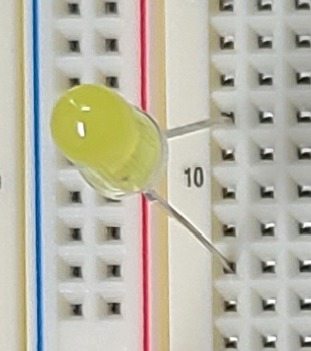
#> input picture temp/led1.JPG, 311 x 351 px, found by its file name
$ python test999.py
#> lines starting #> are read from the running program, lines starting #| are printed output that depends on the picture; after the words box and inside, x2 and y2 are one past the last pixel; in counts of white or black regions, pixels touching at a corner belong together
import cv2
import numpy as np
from scipy.signal import find_peaks
from collections import defaultdict
import os

def radial_scan_for_leads(img, centroid, hull, num_rays=72, min_distance=50, debug=False):
    """
    중심에서 방사형으로 스캔하여 리드 특징 찾기
    """
    if not centroid:
        return []

    cx, cy = centroid
    height, width = img.shape[:2]
    gray = cv2.cvtColor(img, cv2.COLOR_BGR2GRAY) if len(img.shape) == 3 else img

    # 디버그용 시각화
    if debug:
        debug_img = cv2.cvtColor(gray, cv2.COLOR_GRAY2BGR)
        cv2.circle(debug_img, (int(cx), int(cy)), 5, (0, 255, 255), -1)

    lead_candidates = []
    ray_profiles = []

    for i in range(num_rays):
        angle = i * 2 * np.pi / num_rays
        dx = np.cos(angle)
        dy = np.sin(angle)

        # LED 몸체 밖에서 시작 지점 찾기
        start_dist = 20
        if hull is not None:
            for d in range(10, 100, 2):
                px = cx + d * dx
                py = cy + d * dy
                if cv2.pointPolygonTest(hull, (float(px), float(py)), False) < 0:
                    start_dist = d + 5
                    break

        # 방사선을 따라 스캔
        intensity_profile = []
        gradient_profile = []
        positions = []

        max_dist = int(min(
            abs(cx / dx) if dx != 0 else float('inf'),
            abs(cy / dy) if dy != 0 else float('inf'),
            abs((width - cx) / dx) if dx != 0 else float('inf'),
            abs((height - cy) / dy) if dy != 0 else float('inf')
        ))

        for dist in range(start_dist, min(max_dist, 900)):
            x = int(cx + dist * dx)
            y = int(cy + dist * dy)

            if 0 <= x < width and 0 <= y < height:
                intensity = gray[y, x]
                intensity_profile.append(intensity)
                positions.append((x, y))

                if len(intensity_profile) > 1:
                    gradient = intensity - intensity_profile[-2]
                    gradient_profile.append(gradient)
            else:
                break

        if len(intensity_profile) < 20:
            continue

        # 프로파일 분석
        intensity_array = np.array(intensity_profile)
        gradient_array = np.array(gradient_profile) if gradient_profile else np.array([])

        # 급격한 어두워짐 찾기 (구멍)
        if len(gradient_array) > 0:
            dark_peaks, properties = find_peaks(-gradient_array,
                                              height=15,
                                              distance=10)

            for peak_idx in dark_peaks:
                if peak_idx + start_dist > min_distance:
                    hole_width = estimate_hole_width(intensity_array, peak_idx)

                    if 3 <= hole_width <= 20:
                        pos = positions[peak_idx]
                        lead_candidates.append({
                            'pos': pos,
                            'angle': angle,
                            'distance': peak_idx + start_dist,
                            'confidence': min(1.0, abs(gradient_array[peak_idx]) / 100),
                            'method': 'radial_hole',
                            'hole_width': hole_width
                        })

        # 연속적인 어두운 선 찾기 (리드 와이어)
        dark_threshold = np.mean(intensity_array) - np.std(intensity_array)
        dark_regions = find_continuous_dark_regions(intensity_array, dark_threshold, min_length=15)

        for start_idx, end_idx in dark_regions:
            if start_idx + start_dist > min_distance:
                end_pos = positions[min(end_idx, len(positions)-1)]
                lead_candidates.append({
                    'pos': end_pos,
                    'angle': angle,
                    'distance': end_idx + start_dist,
                    'confidence': 0.7,
                    'method': 'radial_wire',
                    'wire_length': end_idx - start_idx
                })

        # 디버그 시각화
        if debug and positions:
            cv2.line(debug_img,
                    (int(cx + start_dist * dx), int(cy + start_dist * dy)),
                    positions[-1], (0, 255, 0), 1)

            for candidate in lead_candidates[-2:]:
                if candidate['angle'] == angle:
                    cv2.circle(debug_img, candidate['pos'], 3, (0, 0, 255), -1)

        ray_profiles.append({
            'angle': angle,
            'profile': intensity_profile,
            'positions': positions
        })

    # 근접한 후보들 병합
    merged_candidates = merge_nearby_candidates(lead_candidates, threshold=10)

    # 대칭성 기반 필터링
    symmetric_candidates = filter_by_symmetry(merged_candidates, centroid)

    if debug:
        return symmetric_candidates, debug_img, ray_profiles

    return symmetric_candidates

def estimate_hole_width(intensity_profile, center_idx):
    """어두운 영역의 너비 추정"""
    if center_idx >= len(intensity_profile):
        return 0

    center_val = intensity_profile[center_idx]
    threshold = center_val + 20

    left = center_idx
    while left > 0 and intensity_profile[left] < threshold:
        left -= 1

    right = center_idx
    while right < len(intensity_profile) - 1 and intensity_profile[right] < threshold:
        right += 1

    return right - left

def find_continuous_dark_regions(profile, threshold, min_length=10):
    """연속적인 어두운 영역 찾기"""
    regions = []
    start = None

    for i, val in enumerate(profile):
        if val < threshold:
            if start is None:
                start = i
        else:
            if start is not None and i - start >= min_length:
                regions.append((start, i))
            start = None

    if start is not None and len(profile) - start >= min_length:
        regions.append((start, len(profile)))

    return regions

def merge_nearby_candidates(candidates, threshold=10):
    """근접한 후보들을 병합"""
    if not candidates:
        return []

    groups = defaultdict(list)
    used = set()

    for i, cand1 in enumerate(candidates):
        if i in used:
            continue

        group = [cand1]
        used.add(i)

        for j, cand2 in enumerate(candidates[i+1:], i+1):
            if j not in used:
                dist = np.hypot(cand1['pos'][0] - cand2['pos'][0],
                              cand1['pos'][1] - cand2['pos'][1])
                if dist < threshold:
                    group.append(cand2)
                    used.add(j)

        if group:
            avg_x = np.mean([c['pos'][0] for c in group])
            avg_y = np.mean([c['pos'][1] for c in group])
            max_confidence = max(c['confidence'] for c in group)
            methods = list(set(c['method'] for c in group))

            groups[(int(avg_x), int(avg_y))].append({
                'pos': (int(avg_x), int(avg_y)),
                'confidence': max_confidence,
                'method': methods,
                'support': len(group)
            })

    return [group[0] for group in groups.values()]

def detect_yellow_hull_and_centroid(img):
    """
    노란색 영역을 HSV 마스크로 추출한 뒤,
    가장 큰 컨투어의 convex hull과 그 중심점을 계산
    """
    # 1) HSV로 변환
    hsv = cv2.cvtColor(img, cv2.COLOR_BGR2HSV)

    # 2) 노란색 범위 마스크 (확실하지 않음: 환경에 따라 범위 조정 필요)
    lower_yellow = np.array([20, 100, 100])
    upper_yellow = np.array([30, 255, 255])
    mask = cv2.inRange(hsv, lower_yellow, upper_yellow)

    # 3) 노이즈 제거를 위한 모폴로지
    kernel = cv2.getStructuringElement(cv2.MORPH_ELLIPSE, (5,5))
    mask = cv2.morphologyEx(mask, cv2.MORPH_OPEN, kernel, iterations=1)
    mask = cv2.morphologyEx(mask, cv2.MORPH_CLOSE, kernel, iterations=1)

    # 4) 컨투어 검출
    contours, _ = cv2.findContours(mask, cv2.RETR_EXTERNAL, cv2.CHAIN_APPROX_SIMPLE)
    if not contours:
        return None, None

    # 5) 면적이 가장 큰 컨투어 선택
    largest = max(contours, key=cv2.contourArea)
    hull = cv2.convexHull(largest)

    # 6) hull의 모멘트로 중심점 계산
    M = cv2.moments(hull)
    if M["m00"] == 0:
        return hull, None
    cx = int(M["m10"] / M["m00"])
    cy = int(M["m01"] / M["m00"])
    centroid = (cx, cy)

    return hull, centroid


def filter_by_symmetry(candidates, centroid):
    """대칭성을 고려하여 후보 필터링"""
    if len(candidates) < 2 or not centroid:
        return candidates

    cx, cy = centroid
    scored_pairs = []

    for i in range(len(candidates)):
        for j in range(i + 1, len(candidates)):
            c1, c2 = candidates[i], candidates[j]

            angle1 = np.arctan2(c1['pos'][1] - cy, c1['pos'][0] - cx)
            angle2 = np.arctan2(c2['pos'][1] - cy, c2['pos'][0] - cx)
            angle_diff = abs(angle1 - angle2)

            symmetry_score = np.cos(angle_diff - np.pi) ** 2

            dist1 = np.hypot(c1['pos'][0] - cx, c1['pos'][1] - cy)
            dist2 = np.hypot(c2['pos'][0] - cx, c2['pos'][1] - cy)
            dist_score = 1.0 / (1.0 + abs(dist1 - dist2) / max(dist1, dist2))

            total_score = symmetry_score * 0.7 + dist_score * 0.3
            scored_pairs.append((total_score, c1, c2))

    if scored_pairs:
        # 유사도(score)만 기준으로 내림차순 정렬
        scored_pairs.sort(key=lambda x: x[0], reverse=True)
        best_score, best_c1, best_c2 = scored_pairs[0]

        if best_score > 0.6:
            return [best_c1, best_c2]

    # 기본: confidence 기준 상위 2개 반환
    return sorted(candidates, key=lambda x: x['confidence'], reverse=True)[:2]

def trace_along_edge(edges, start_point, initial_direction, max_length=200, step_size=2):
    """엣지를 따라 추적"""
    height, width = edges.shape
    trace = [np.array(start_point)]
    current_point = np.array(start_point, dtype=float)
    current_direction = np.array(initial_direction)

    search_angles = np.array([-45, -30, -15, 0, 15, 30, 45]) * np.pi / 180

    for _ in range(max_length // step_size):
        found_next = False
        best_score = -1
        best_point = None
        best_direction = None

        for angle_offset in search_angles:
            cos_a = np.cos(angle_offset)
            sin_a = np.sin(angle_offset)

            new_direction = np.array([
                current_direction[0] * cos_a - current_direction[1] * sin_a,
                current_direction[0] * sin_a + current_direction[1] * cos_a
            ])

            next_point = current_point + new_direction * step_size
            x, y = int(next_point[0]), int(next_point[1])

            if 0 <= x < width and 0 <= y < height:
                x_min = max(0, x-1)
                x_max = min(width, x+2)
                y_min = max(0, y-1)
                y_max = min(height, y+2)

                edge_strength = np.sum(edges[y_min:y_max, x_min:x_max]) / 255.0
                direction_score = 1.0 - abs(angle_offset) / (np.pi / 4)
                score = edge_strength * 0.7 + direction_score * 0.3

                if score > best_score and edge_strength > 0:
                    best_score = score
                    best_point = next_point
                    best_direction = new_direction
                    found_next = True

        if not found_next:
            break

        current_point = best_point
        current_direction = best_direction
        trace.append(current_point.copy())

        if np.linalg.norm(current_point - trace[0]) > max_length:
            break

    return np.array(trace)

def evaluate_trace_quality(trace, edges):
    """추적 경로의 품질 평가"""
    if len(trace) < 2:
        return 0.0

    height, width = edges.shape

    edge_match_count = 0
    for point in trace:
        x, y = int(point[0]), int(point[1])
        if 0 <= x < width and 0 <= y < height:
            if edges[y, x] > 0:
                edge_match_count += 1

    edge_score = edge_match_count / len(trace)

    straightness = 0.5
    if len(trace) >= 3:
        directions = []
        for i in range(len(trace) - 1):
            d = trace[i+1] - trace[i]
            if np.linalg.norm(d) > 0:
                directions.append(d / np.linalg.norm(d))

        if len(directions) > 1:
            angle_changes = []
            for i in range(len(directions) - 1):
                dot = np.clip(np.dot(directions[i], directions[i+1]), -1, 1)
                angle_changes.append(np.arccos(dot))

            straightness = 1.0 - np.mean(angle_changes) / np.pi

    quality = edge_score * 0.6 + straightness * 0.4
    return quality

def trace_lead_from_body(img, hull, centroid, debug=False):
    """LED 몸체에서 시작하여 엣지를 따라 리드를 추적"""
    if hull is None or centroid is None:
        return []

    gray = cv2.cvtColor(img, cv2.COLOR_BGR2GRAY) if len(img.shape) == 3 else img

    edges1 = cv2.Canny(gray, 30, 100)
    edges2 = cv2.Canny(gray, 50, 150)
    edges = cv2.bitwise_or(edges1, edges2)

    kernel = cv2.getStructuringElement(cv2.MORPH_RECT, (3, 3))
    edges = cv2.morphologyEx(edges, cv2.MORPH_CLOSE, kernel, iterations=1)

    if debug:
        debug_img = cv2.cvtColor(edges, cv2.COLOR_GRAY2BGR)
        cv2.drawContours(debug_img, [hull], -1, (0, 255, 255), 2)

    contour_points = hull.reshape(-1, 2)
    cx, cy = centroid

    lead_traces = []

    for i in range(0, len(contour_points), 5):
        point = contour_points[i]

        direction = point - np.array([cx, cy])
        direction = direction / np.linalg.norm(direction)

        start_point = point + direction * 5

        trace = trace_along_edge(edges, start_point, direction,
                               max_length=200, step_size=2)

        if len(trace) > 20:
            quality = evaluate_trace_quality(trace, edges)

            lead_traces.append({
                'trace': trace,
                'start': trace[0],
                'end': trace[-1],
                'length': len(trace),
                'quality': quality,
                'direction': direction
            })

            if debug:
                for j in range(len(trace) - 1):
                    cv2.line(debug_img,
                           tuple(trace[j].astype(int)),
                           tuple(trace[j+1].astype(int)),
                           (0, 255, 0), 2)
                cv2.circle(debug_img, tuple(trace[-1].astype(int)), 5, (0, 0, 255), -1)

    lead_traces.sort(key=lambda x: x['quality'] * x['length'], reverse=True)

    selected_traces = select_best_traces(lead_traces, centroid)

    if debug:
        return selected_traces, debug_img

    return selected_traces

def select_best_traces(traces, centroid):
    """최적의 추적 경로 선택"""
    if len(traces) <= 2:
        return traces

    cx, cy = centroid

    for trace in traces:
        end_x, end_y = trace['end']
        trace['angle'] = np.arctan2(end_y - cy, end_x - cx)
        trace['end_distance'] = np.hypot(end_x - cx, end_y - cy)

    best_pair = None
    best_score = -1

    for i in range(len(traces)):
        for j in range(i + 1, len(traces)):
            t1, t2 = traces[i], traces[j]

            angle_diff = abs(abs(t1['angle'] - t2['angle']) - np.pi)
            angle_score = 1.0 - angle_diff / np.pi

            dist_ratio = min(t1['end_distance'], t2['end_distance']) / \
                        max(t1['end_distance'], t2['end_distance'])

            quality_score = (t1['quality'] + t2['quality']) / 2

            total_score = angle_score * 0.4 + dist_ratio * 0.3 + quality_score * 0.3

            if total_score > best_score:
                best_score = total_score
                best_pair = [t1, t2]

    if best_pair and best_score > 0.6:
        return best_pair

    return sorted(traces, key=lambda x: x['quality'] * x['length'], reverse=True)[:2]

def detect_led_area(img):
    """LED 영역 검출 (간단 버전)"""
    gray = cv2.cvtColor(img, cv2.COLOR_BGR2GRAY)

    # 이진화
    _, binary = cv2.threshold(gray, 0, 255, cv2.THRESH_BINARY + cv2.THRESH_OTSU)

    # 가장 큰 밝은 영역 찾기
    contours, _ = cv2.findContours(binary, cv2.RETR_EXTERNAL, cv2.CHAIN_APPROX_SIMPLE)

    if contours:
        largest_contour = max(contours, key=cv2.contourArea)

        # Convex hull
        hull = cv2.convexHull(largest_contour)

        # 중심점
        M = cv2.moments(hull)
        if M["m00"] != 0:
            cx = int(M["m10"] / M["m00"])
            cy = int(M["m01"] / M["m00"])
            centroid = (cx, cy)
        else:
            centroid = None

        return hull, centroid

    return None, None

def process_led_image(image_path):
    """LED 이미지를 처리하여 리드 검출"""
#> called with image_path = 'led1.jpg'
    # 이미지 로드
    img = cv2.imread(image_path)
#> img is the input picture: shape (351, 311, 3); mean B, G, R 168.1, 183.2, 185.8
    if img is None:
        print(f"Error: Cannot load image {image_path}")
        return

    height, width = img.shape[:2]
    print(f"Image size: {width}x{height}")
#| Image size: 311x351

    # LED 영역 검출
    hull, centroid = detect_led_area(img)
#> in detect_led_area, `gray = cv2.cvtColor(img, cv2.COLOR_BGR2GRAY)`:
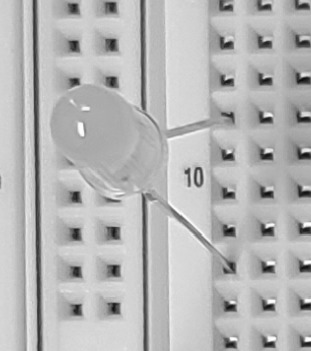
#> gray: shape (351, 311); min 10, max 255, mean 182.3
#> in detect_led_area, `_, binary = cv2.threshold(gray, 0, 255, cv2.THRESH_BINARY + cv2.THRESH..`:
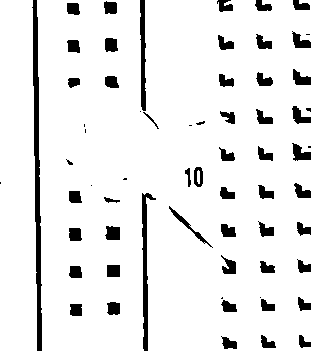
#> binary: shape (351, 311); 91.2% white; 65 black regions (13 under 20 px)
#> in detect_led_area, `contours, _ = cv2.findContours(binary, cv2.RETR_EXTERNAL, cv2.CHAIN_AP..`: contours = 2 contours; box (x1, y1, x2, y2) and area: (37, 0, 311, 351) 91073, (0, 0, 37, 351) 11852
#> in detect_led_area, `largest_contour = max(contours, key=cv2.contourArea)`: largest_contour = contour of 380 points, box (x1, y1, x2, y2) (37, 0, 311, 351), area 91073
#> in detect_led_area, `hull = cv2.convexHull(largest_contour)`: hull = [[310, 0], [310, 350], [42, 350], [41, 312], [39, 176], [37, 16], [37, 0]]
#> in detect_led_area, `M = cv2.moments(hull)`: M = moments, m00 94811, centre m10/m00, m01/m00 = (174.6, 174.5)
#> in detect_led_area, `cx = int(M["m10"] / M["m00"])`: cx = 174
#> in detect_led_area, `centroid = (cx, cy)`: centroid = (174, 174)
#> centroid = (174, 174)

    if hull is None or centroid is None:
        print("Error: Cannot detect LED area")
        return

    print(f"LED centroid: {centroid}")
#| LED centroid: (174, 174)

    # 결과 시각화를 위한 이미지들
    result_radial = img.copy()
    result_edge = img.copy()
    result_combined = img.copy()

    hull, centroid = detect_yellow_hull_and_centroid(img)
#> in detect_yellow_hull_and_centroid, `mask = cv2.morphologyEx(mask, cv2.MORPH_CLOSE, kernel, iterations=1)`:
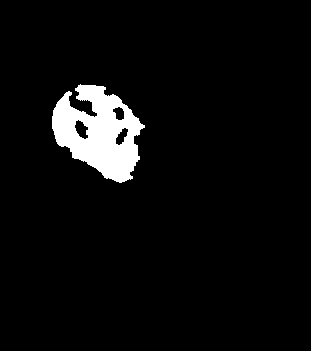
#> mask: shape (351, 311); 4.9% white; 1 white region
#> in detect_yellow_hull_and_centroid, `contours, _ = cv2.findContours(mask, cv2.RETR_EXTERNAL, cv2.CHAIN_APPR..`: contours = 1 contour; box (x1, y1, x2, y2) and area: (52, 84, 145, 183) 5514
#> in detect_yellow_hull_and_centroid, `largest = max(contours, key=cv2.contourArea)`: largest = contour of 249 points, box (x1, y1, x2, y2) (52, 84, 145, 183), area 5514
#> in detect_yellow_hull_and_centroid, `hull = cv2.convexHull(largest)`: hull = contour of 28 points, box (x1, y1, x2, y2) (52, 84, 145, 183), area 6379
#> in detect_yellow_hull_and_centroid, `M = cv2.moments(hull)`: M = moments, m00 6379, centre m10/m00, m01/m00 = (98.75, 131.2)
#> in detect_yellow_hull_and_centroid, `cx = int(M["m10"] / M["m00"])`: cx = 98
#> in detect_yellow_hull_and_centroid, `cy = int(M["m01"] / M["m00"])`: cy = 131
#> in detect_yellow_hull_and_centroid, `centroid = (cx, cy)`: centroid = (98, 131)
#> centroid = (98, 131)
    if hull is None or centroid is None:
        print("Error: Cannot detect yellow region")
        return

    # 1. 방사형 스캔
    print("\n1. Radial Scanning...")
    radial_candidates, radial_debug, ray_profiles = radial_scan_for_leads(
        img, centroid, hull, num_rays=72, min_distance=30, debug=True
    )
#> in radial_scan_for_leads, `cx, cy = centroid`: cx = 98; cy = 131
#> the loop in radial_scan_for_leads, `for i in range(num_rays):` made 72 passes
#> max_dist on passes 1 to 8: 98, 98, 99, 101, 104, 108, 113, 119
#> after the loop in radial_scan_for_leads, `for i in range(num_rays):`:
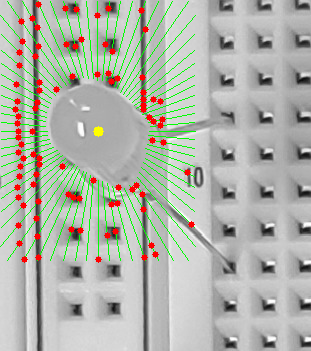
#> debug_img: shape (351, 311, 3); mean B, G, R 170.9, 181.1, 177.4
#> after the loop in radial_scan_for_leads, `for i in range(num_rays):`: lead_candidates = 102 items; ray_profiles = 72 items
#> the loop in merge_nearby_candidates, `for i, cand1 in enumerate(candidates):` made 102 passes
#> (avg_x, avg_y, max_confidence) on passes 1, 2, 3, 4, 5, 6, 8, 9: (152, 140, 0.01), (163, 142, 0.01), (187, 172, 0.15), (191, 224, 0.05), (134, 187, 0.03), (142, 194, 0.01), (143, 209, 0.02), (127, 193, 0.03)
#> after the loop in merge_nearby_candidates, `for i, cand1 in enumerate(candidates):`: used = 102 items
#> in radial_scan_for_leads, `merged_candidates = merge_nearby_candidates(lead_candidates, threshold..`: merged_candidates = 74 items
#> in filter_by_symmetry, `cx, cy = centroid`: cx = 98; cy = 131
#> the loop in filter_by_symmetry, `for i in range(len(candidates)):` made 74 passes
#> after the loop in filter_by_symmetry, `for i in range(len(candidates)):`: scored_pairs = 2701 items
#> in filter_by_symmetry, `best_score, best_c1, best_c2 = scored_pairs[0]`: best_score = 0.998; best_c1 = {'pos': (39, 161), 'confidence': 1, 'method': ['radial_hole'], 'support': 2}; best_c2 = {'pos': (156, 100), 'confidence': 0.02, 'method': ['radial_hole'], 'support': 2}
#> in radial_scan_for_leads, `symmetric_candidates = filter_by_symmetry(merged_candidates, centroid)`: symmetric_candidates = 2 items
#> radial_candidates = 2 items; ray_profiles = 72 items

    print(f"Found {len(radial_candidates)} lead candidates using radial scan")
#| Found 2 lead candidates using radial scan

    # 방사형 스캔 결과 시각화
    cv2.drawContours(result_radial, [hull], -1, (255, 255, 0), 2)
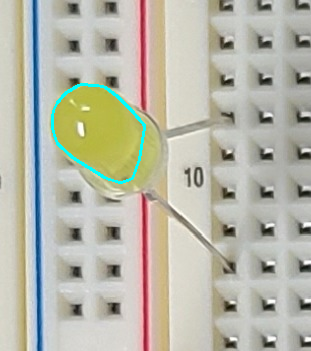
#> result_radial: shape (351, 311, 3); 0.83% of pixels changed, all inside (x1, y1, x2, y2) = (51, 83, 146, 184)
    cv2.circle(result_radial, centroid, 5, (0, 255, 255), -1)
#> result_radial: shape (351, 311, 3); 0.07% of pixels changed, all inside (x1, y1, x2, y2) = (93, 126, 104, 137)

    for i, candidate in enumerate(radial_candidates):
        cv2.circle(result_radial, candidate['pos'], 8, (0, 0, 255), -1)
        cv2.putText(result_radial, f"R{i+1}",
                   (candidate['pos'][0] + 10, candidate['pos'][1]),
                   cv2.FONT_HERSHEY_SIMPLEX, 0.5, (0, 0, 255), 2)
        cv2.line(result_radial, centroid, candidate['pos'], (0, 255, 0), 1)

        print(f"  Lead {i+1}: pos={candidate['pos']}, "
              f"confidence={candidate['confidence']:.2f}, "
              f"method={candidate['method']}")
#> this loop made 2 passes
#|   Lead 1: pos=(39, 161), confidence=1.00, method=['radial_hole']
#|   Lead 2: pos=(156, 100), confidence=0.02, method=['radial_hole']
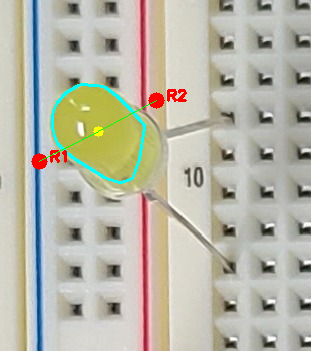
#> result_radial: shape (351, 311, 3); mean B, G, R 168, 182.7, 184.6

    # 2. 엣지 기반 추적
    print("\n2. Edge-based Tracing...")
    edge_traces, edge_debug = trace_lead_from_body(img, hull, centroid, debug=True)
#> in trace_lead_from_body, `edges1 = cv2.Canny(gray, 30, 100)`:
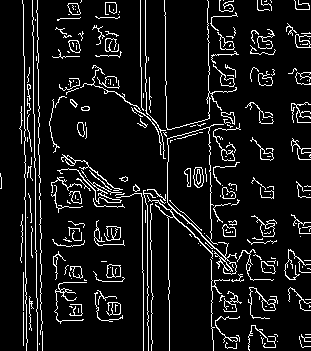
#> edges1: shape (351, 311); 8.9% white in thin lines or dots
#> in trace_lead_from_body, `kernel = cv2.getStructuringElement(cv2.MORPH_RECT, (3, 3))`: kernel = [[1, 1, 1], [1, 1, 1], [1, 1, 1]]
#> (the rest of the program and of its run is left out)
